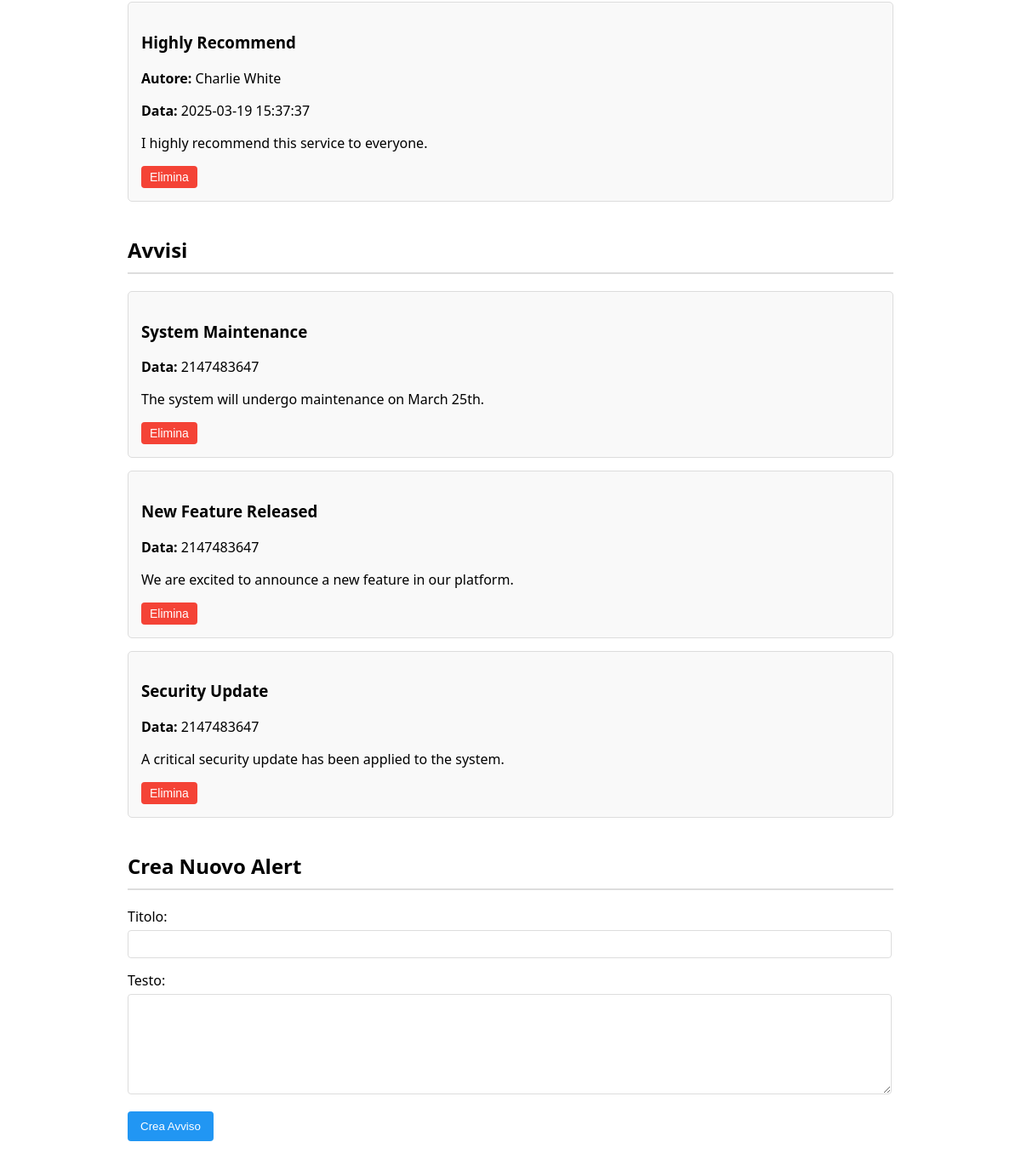
The app's page /src/admin.php (signed in, lower part), older data.
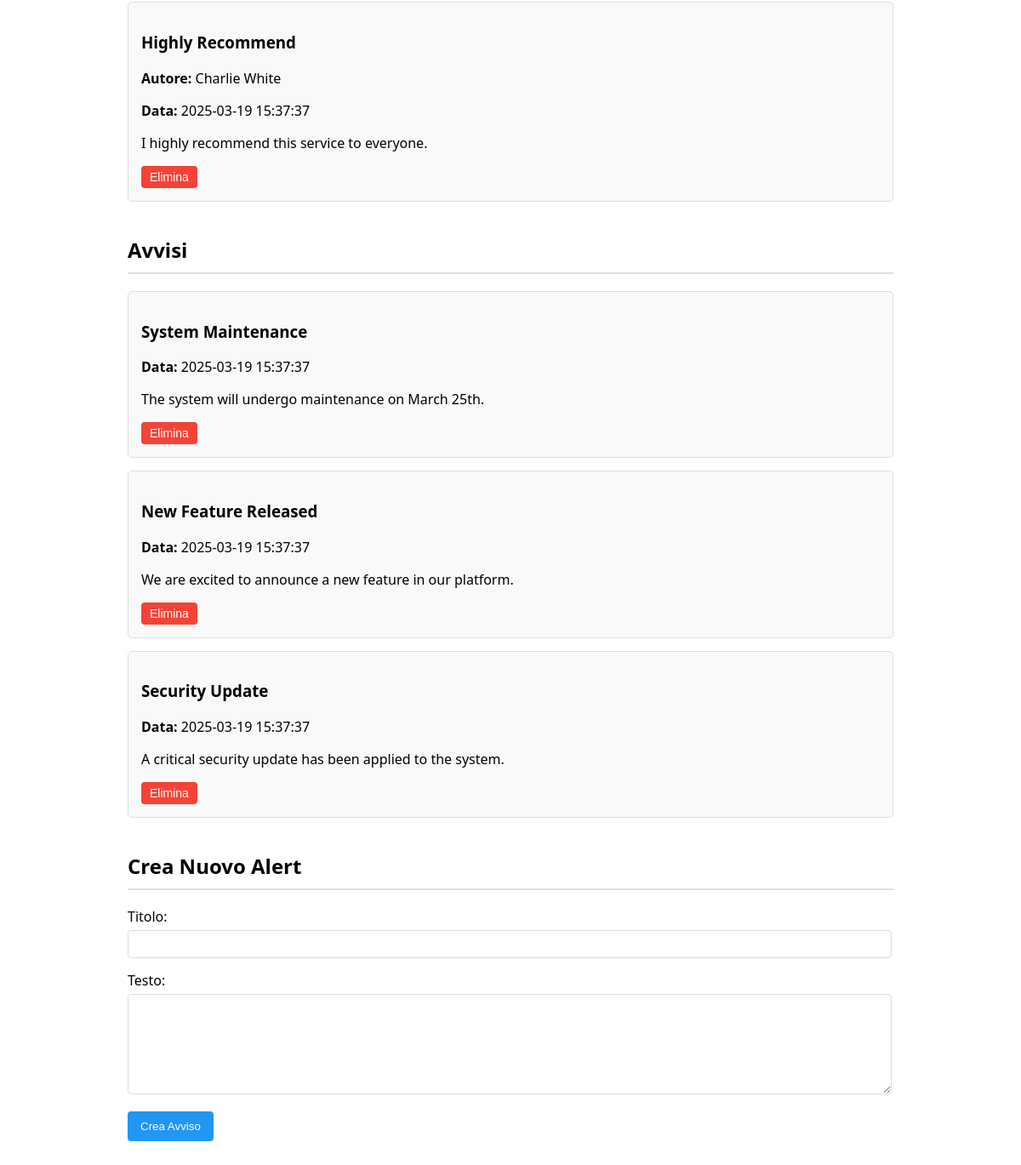
The same page, newer data.
### tables this page shows
CREATE TABLE `reviews` (
  `id` int NOT NULL,
  `date` datetime NOT NULL,
  `author` varchar(255) NOT NULL,
  `title` varchar(255) NOT NULL,
  `text` text NOT NULL,
  `approved` tinyint(1) NOT NULL DEFAULT '0'
);

CREATE TABLE `alerts` (
  `id` int NOT NULL,
  `date` datetime NOT NULL,
  `title` varchar(255) NOT NULL,
  `text` text NOT NULL
);

### src/admin.php (the view, shortened to what this page needs)
<?php
require_once 'db.php';
$stmt = $pdo->prepare('SELECT id, date, author, title, text FROM reviews WHERE approved = 1 ORDER BY date DESC');
$stmt->execute();
$all_reviews = $stmt->fetchAll();
$stmt = $pdo->prepare('SELECT id, date, title, text FROM alerts ORDER BY date DESC');
$stmt->execute();
$alerts = $stmt->fetchAll();
?>
<!DOCTYPE html>
<html lang="it">
<head>
</head>
<body>
    <div class="container">
        <?php if (count($all_reviews) > 0): ?>
            <?php foreach ($all_reviews as $review): ?>
                <div class="card">
                    <h3><?php echo htmlspecialchars($review['title']); ?></h3>
                    <p><strong>Autore:</strong> <?php echo htmlspecialchars($review['author']); ?></p>
                    <p><strong>Data:</strong> <?php echo htmlspecialchars($review['date']); ?></p>
                    <p><?php echo nl2br(htmlspecialchars($review['text'])); ?></p>
                    <div class="actions">
                        <form method="post" action="post.php" style="display: inline;">
                            <button type="submit" class="delete" onclick="return confirm('Sei sicuro di voler eliminare questa recensione?')">Elimina</button>
                        </form>
                    </div>
                </div>
            <?php endforeach; ?>
        <?php else: ?>
            <p>Nessuna recensione al momento.</p>
        <?php endif; ?>
    </div>
    <div class="container">
        <h2>Avvisi</h2>
        <?php if (count($alerts) > 0): ?>
            <?php foreach ($alerts as $alert): ?>
                <div class="card">
                    <h3><?php echo htmlspecialchars($alert['title']); ?></h3>
                    <p><strong>Data:</strong> <?php echo htmlspecialchars($alert['date']); ?></p>
                    <p><?php echo nl2br(htmlspecialchars($alert['text'])); ?></p>
                    <div class="actions">
                        <form method="post" action="post.php" style="display: inline;">
                            <button type="submit" class="delete" onclick="return confirm('Sei sicuro di voler eliminare questo avviso?')">Elimina</button>
                        </form>
                    </div>
                </div>
            <?php endforeach; ?>
        <?php else: ?>
            <p>Nessun avviso.</p>
        <?php endif; ?>
    </div>
    <div class="container">
        <h2>Crea Nuovo Alert</h2>
        <form method="post" action="post.php">
            <div class="form-group">
                <label for="title">Titolo:</label>
                <input type="text" id="title" name="title" required>
            </div>
            <div class="form-group">
                <label for="text">Testo:</label>
                <textarea id="text" name="text" required></textarea>
            </div>
            <button type="submit" class="submit-btn">Crea Avviso</button>
        </form>
    </div>
</body>
</html>

### src/admin.php (style rules this page uses)
body { font-family: system-ui, sans-serif; max-width: 900px; margin: 0 auto; padding: 20px; }
.container { margin-bottom: 40px; }
.card { background-color: #f9f9f9; border: 1px solid #ddd; border-radius: 5px; padding: 15px; margin-bottom: 15px; }
.actions { margin-top: 10px; }
.actions button, .actions a { margin-right: 10px; padding: 5px 10px; border: none; border-radius: 4px; cursor: pointer; text-decoration: none; display: inline-block; font-size: 14px; }
.delete { background-color: #f44336; color: white; }
h2 { border-bottom: 2px solid #ddd; padding-bottom: 10px; }
.form-group { margin-bottom: 15px; }
label { display: block; margin-bottom: 5px; }
input[type="text"], textarea { width: calc(100% - 20px); padding: 8px; border: 1px solid #ddd; border-radius: 4px; }
textarea { height: 100px; }
.submit-btn { background-color: #2196F3; color: white; padding: 10px 15px; border: none; border-radius: 4px; cursor: pointer; }

Row changes from the older to the newer data that the page shows:
changed alerts "System Maintenance": date "2147483647" → "2025-03-19 15:37:37"
changed alerts "New Feature Released": date "2147483647" → "2025-03-19 15:37:37"
changed alerts "Security Update": date "2147483647" → "2025-03-19 15:37:37"
